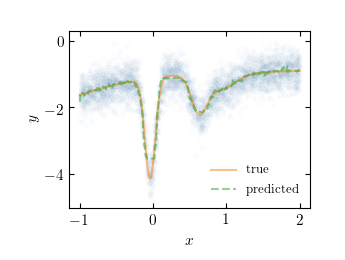

Source code (Python):
#!/usr/bin/env python
from __future__ import absolute_import
from __future__ import division
from __future__ import print_function
class landscape:
    """
    Generate random landscape
    """
    def __init__(self,n=64):
        from numpy.random import rand
        from numpy import sqrt
        """
        n: number of gaussians
        """
        self.n=n
        v=rand(n,3)
        v[:,0]=v[:,0]*50-40
        v[:,1]=v[:,1]*5-2
        v[:,2]=v[:,2]*2.0*sqrt(10.0)
        self.v=v

    def y(self,x,s=0.0):  
        from numpy.random import uniform,normal
        y=0
        for h,mu,sigma in self.v:
            y+=h*self.gaussian(x,mu,sigma)
        noise=normal(0.0,s,len(y))
        return y/self.n+noise

    def gaussian(self,x,mu,sigma):
        from numpy import exp,sqrt,pi
        return 1.0/sqrt(2*pi*sigma**2)*exp(-(x-mu)**2/(2.0*sigma**2))

def main():
    print("linear fit")
    import tensorflow as tf
    from tensorflow.contrib.tensor_forest.python import tensor_forest
    from tensorflow.python.ops import resources

    from numpy.random import uniform
    from numpy import arange,linspace,array,sqrt,reshape,log,cast
    from matplotlib.pyplot import figure,plot,show,xlabel,ylabel,legend,savefig,subplots_adjust

    rr=landscape()

    x=uniform(-1,2,4000)
    y=rr.y(x,0.333)

    x=array(x,dtype='float32')
    y=array(y,dtype='float32')

    feed_x=reshape(x,(-1,1))
    feed_y=reshape(y,(-1,1))

    dataset=tf.data.Dataset.from_tensor_slices((feed_x,feed_y))
    print(dataset)
    train_dataset=dataset.repeat().batch(1024)

    d=1000
    xo=linspace(-1,2,d)
    yo=rr.y(xo)

    xo=array(xo,dtype='float32')
    yo=array(yo,dtype='float32')

    feed_x_true=reshape(xo,(-1,1))
    feed_y_true=reshape(yo,(-1,1))

    true_dataset=tf.data.Dataset.from_tensor_slices((feed_x_true,feed_y_true))
    validate_dataset=true_dataset.repeat().batch(d)

    """
    Iterator
    """

    iterator=tf.data.Iterator.from_structure(train_dataset.output_types,train_dataset.output_shapes)
    next_element=iterator.get_next()
    train_init_op=iterator.make_initializer(train_dataset)
    validate_init_op=iterator.make_initializer(validate_dataset)

    input_layer=next_element[0]
    output_layer=next_element[1]

    """
    Random forest
    """

    num_classes=1
    num_features=1
    num_trees=23
    max_nodes=173

    hparams=tensor_forest.ForestHParams(
            num_classes=num_classes,
            num_features=num_features,
            num_trees=num_trees,
            max_nodes=max_nodes,
            regression=True).fill()

    forest_graph=tensor_forest.RandomForestGraphs(hparams)

    train_op=forest_graph.training_graph(input_layer,output_layer)
    loss_op=forest_graph.training_loss(input_layer,output_layer)

    infer_op,_,_= forest_graph.inference_graph(input_layer)

    init_vars=tf.group(tf.global_variables_initializer(),resources.initialize_resources(resources.shared_resources()))

    sess = tf.Session()

    sess.run(train_init_op)
    sess.run(init_vars)

    """
    Training
    """

    for i in range(333):
        a,b=sess.run([train_op,loss_op])
        print(a,b)

    """
    Evaluation
    """

    sess.run(validate_init_op)
    y_predicted=sess.run(infer_op)

    figure()
    plot(x,y,".",alpha=0.01)
    plot(xo,yo,"-",alpha=0.5,label=r"true")
    plot(xo,y_predicted,"--",alpha=0.5,label="predicted")
    xlabel(r"$x$")
    ylabel(r"$y$")
    legend(frameon=False,loc='best')
    subplots_adjust(bottom=0.2,left=0.2)
    savefig("_simple.png")
    show()

if __name__=="__main__":
    try:
        main()
    except KeyboardInterrupt:
        print("Ctrl-C")
